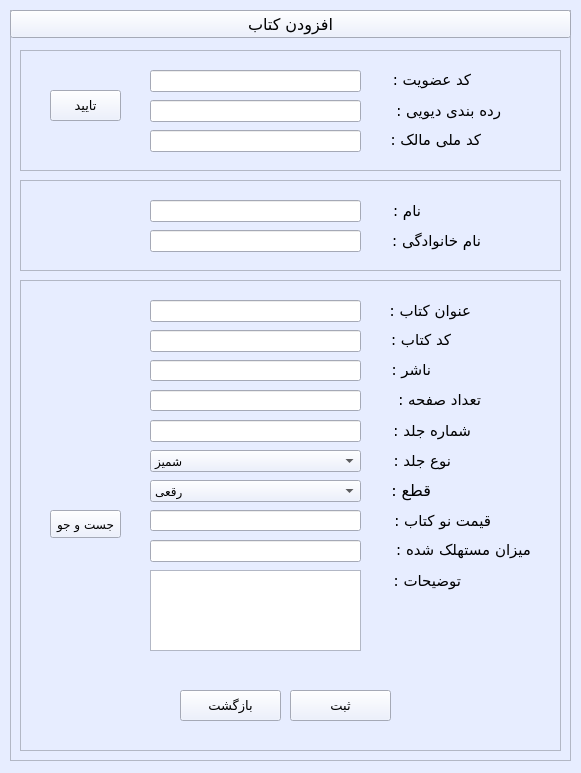
<?xml version="1.0" encoding="UTF-8"?>
<ui version="4.0">
 <class>add_book</class>
 <widget class="QWidget" name="add_book">
  <property name="geometry">
   <rect>
    <x>0</x>
    <y>0</y>
    <width>581</width>
    <height>773</height>
   </rect>
  </property>
  <property name="minimumSize">
   <size>
    <width>581</width>
    <height>773</height>
   </size>
  </property>
  <property name="maximumSize">
   <size>
    <width>581</width>
    <height>773</height>
   </size>
  </property>
  <property name="palette">
   <palette>
    <active>
     <colorrole role="WindowText">
      <brush brushstyle="SolidPattern">
       <color alpha="255">
        <red>0</red>
        <green>0</green>
        <blue>0</blue>
       </color>
      </brush>
     </colorrole>
     <colorrole role="Button">
      <brush brushstyle="SolidPattern">
       <color alpha="255">
        <red>231</red>
        <green>237</green>
        <blue>255</blue>
       </color>
      </brush>
     </colorrole>
     <colorrole role="Light">
      <brush brushstyle="SolidPattern">
       <color alpha="255">
        <red>255</red>
        <green>255</green>
        <blue>255</blue>
       </color>
      </brush>
     </colorrole>
     <colorrole role="Midlight">
      <brush brushstyle="SolidPattern">
       <color alpha="255">
        <red>243</red>
        <green>246</green>
        <blue>255</blue>
       </color>
      </brush>
     </colorrole>
     <colorrole role="Dark">
      <brush brushstyle="SolidPattern">
       <color alpha="255">
        <red>115</red>
        <green>118</green>
        <blue>127</blue>
       </color>
      </brush>
     </colorrole>
     <colorrole role="Mid">
      <brush brushstyle="SolidPattern">
       <color alpha="255">
        <red>154</red>
        <green>158</green>
        <blue>170</blue>
       </color>
      </brush>
     </colorrole>
     <colorrole role="Text">
      <brush brushstyle="SolidPattern">
       <color alpha="255">
        <red>0</red>
        <green>0</green>
        <blue>0</blue>
       </color>
      </brush>
     </colorrole>
     <colorrole role="BrightText">
      <brush brushstyle="SolidPattern">
       <color alpha="255">
        <red>255</red>
        <green>255</green>
        <blue>255</blue>
       </color>
      </brush>
     </colorrole>
     <colorrole role="ButtonText">
      <brush brushstyle="SolidPattern">
       <color alpha="255">
        <red>0</red>
        <green>0</green>
        <blue>0</blue>
       </color>
      </brush>
     </colorrole>
     <colorrole role="Base">
      <brush brushstyle="SolidPattern">
       <color alpha="255">
        <red>255</red>
        <green>255</green>
        <blue>255</blue>
       </color>
      </brush>
     </colorrole>
     <colorrole role="Window">
      <brush brushstyle="SolidPattern">
       <color alpha="255">
        <red>231</red>
        <green>237</green>
        <blue>255</blue>
       </color>
      </brush>
     </colorrole>
     <colorrole role="Shadow">
      <brush brushstyle="SolidPattern">
       <color alpha="255">
        <red>0</red>
        <green>0</green>
        <blue>0</blue>
       </color>
      </brush>
     </colorrole>
     <colorrole role="AlternateBase">
      <brush brushstyle="SolidPattern">
       <color alpha="255">
        <red>243</red>
        <green>246</green>
        <blue>255</blue>
       </color>
      </brush>
     </colorrole>
     <colorrole role="ToolTipBase">
      <brush brushstyle="SolidPattern">
       <color alpha="255">
        <red>255</red>
        <green>255</green>
        <blue>220</blue>
       </color>
      </brush>
     </colorrole>
     <colorrole role="ToolTipText">
      <brush brushstyle="SolidPattern">
       <color alpha="255">
        <red>0</red>
        <green>0</green>
        <blue>0</blue>
       </color>
      </brush>
     </colorrole>
    </active>
    <inactive>
     <colorrole role="WindowText">
      <brush brushstyle="SolidPattern">
       <color alpha="255">
        <red>0</red>
        <green>0</green>
        <blue>0</blue>
       </color>
      </brush>
     </colorrole>
     <colorrole role="Button">
      <brush brushstyle="SolidPattern">
       <color alpha="255">
        <red>231</red>
        <green>237</green>
        <blue>255</blue>
       </color>
      </brush>
     </colorrole>
     <colorrole role="Light">
      <brush brushstyle="SolidPattern">
       <color alpha="255">
        <red>255</red>
        <green>255</green>
        <blue>255</blue>
       </color>
      </brush>
     </colorrole>
     <colorrole role="Midlight">
      <brush brushstyle="SolidPattern">
       <color alpha="255">
        <red>243</red>
        <green>246</green>
        <blue>255</blue>
       </color>
      </brush>
     </colorrole>
     <colorrole role="Dark">
      <brush brushstyle="SolidPattern">
       <color alpha="255">
        <red>115</red>
        <green>118</green>
        <blue>127</blue>
       </color>
      </brush>
     </colorrole>
     <colorrole role="Mid">
      <brush brushstyle="SolidPattern">
       <color alpha="255">
        <red>154</red>
        <green>158</green>
        <blue>170</blue>
       </color>
      </brush>
     </colorrole>
     <colorrole role="Text">
      <brush brushstyle="SolidPattern">
       <color alpha="255">
        <red>0</red>
        <green>0</green>
        <blue>0</blue>
       </color>
      </brush>
     </colorrole>
     <colorrole role="BrightText">
      <brush brushstyle="SolidPattern">
       <color alpha="255">
        <red>255</red>
        <green>255</green>
        <blue>255</blue>
       </color>
      </brush>
     </colorrole>
     <colorrole role="ButtonText">
      <brush brushstyle="SolidPattern">
       <color alpha="255">
        <red>0</red>
        <green>0</green>
        <blue>0</blue>
       </color>
      </brush>
     </colorrole>
     <colorrole role="Base">
      <brush brushstyle="SolidPattern">
       <color alpha="255">
        <red>255</red>
        <green>255</green>
        <blue>255</blue>
       </color>
      </brush>
     </colorrole>
     <colorrole role="Window">
      <brush brushstyle="SolidPattern">
       <color alpha="255">
        <red>231</red>
        <green>237</green>
        <blue>255</blue>
       </color>
      </brush>
     </colorrole>
     <colorrole role="Shadow">
      <brush brushstyle="SolidPattern">
       <color alpha="255">
        <red>0</red>
        <green>0</green>
        <blue>0</blue>
       </color>
      </brush>
     </colorrole>
     <colorrole role="AlternateBase">
      <brush brushstyle="SolidPattern">
       <color alpha="255">
        <red>243</red>
        <green>246</green>
        <blue>255</blue>
       </color>
      </brush>
     </colorrole>
     <colorrole role="ToolTipBase">
      <brush brushstyle="SolidPattern">
       <color alpha="255">
        <red>255</red>
        <green>255</green>
        <blue>220</blue>
       </color>
      </brush>
     </colorrole>
     <colorrole role="ToolTipText">
      <brush brushstyle="SolidPattern">
       <color alpha="255">
        <red>0</red>
        <green>0</green>
        <blue>0</blue>
       </color>
      </brush>
     </colorrole>
    </inactive>
    <disabled>
     <colorrole role="WindowText">
      <brush brushstyle="SolidPattern">
       <color alpha="255">
        <red>115</red>
        <green>118</green>
        <blue>127</blue>
       </color>
      </brush>
     </colorrole>
     <colorrole role="Button">
      <brush brushstyle="SolidPattern">
       <color alpha="255">
        <red>231</red>
        <green>237</green>
        <blue>255</blue>
       </color>
      </brush>
     </colorrole>
     <colorrole role="Light">
      <brush brushstyle="SolidPattern">
       <color alpha="255">
        <red>255</red>
        <green>255</green>
        <blue>255</blue>
       </color>
      </brush>
     </colorrole>
     <colorrole role="Midlight">
      <brush brushstyle="SolidPattern">
       <color alpha="255">
        <red>243</red>
        <green>246</green>
        <blue>255</blue>
       </color>
      </brush>
     </colorrole>
     <colorrole role="Dark">
      <brush brushstyle="SolidPattern">
       <color alpha="255">
        <red>115</red>
        <green>118</green>
        <blue>127</blue>
       </color>
      </brush>
     </colorrole>
     <colorrole role="Mid">
      <brush brushstyle="SolidPattern">
       <color alpha="255">
        <red>154</red>
        <green>158</green>
        <blue>170</blue>
       </color>
      </brush>
     </colorrole>
     <colorrole role="Text">
      <brush brushstyle="SolidPattern">
       <color alpha="255">
        <red>115</red>
        <green>118</green>
        <blue>127</blue>
       </color>
      </brush>
     </colorrole>
     <colorrole role="BrightText">
      <brush brushstyle="SolidPattern">
       <color alpha="255">
        <red>255</red>
        <green>255</green>
        <blue>255</blue>
       </color>
      </brush>
     </colorrole>
     <colorrole role="ButtonText">
      <brush brushstyle="SolidPattern">
       <color alpha="255">
        <red>115</red>
        <green>118</green>
        <blue>127</blue>
       </color>
      </brush>
     </colorrole>
     <colorrole role="Base">
      <brush brushstyle="SolidPattern">
       <color alpha="255">
        <red>231</red>
        <green>237</green>
        <blue>255</blue>
       </color>
      </brush>
     </colorrole>
     <colorrole role="Window">
      <brush brushstyle="SolidPattern">
       <color alpha="255">
        <red>231</red>
        <green>237</green>
        <blue>255</blue>
       </color>
      </brush>
     </colorrole>
     <colorrole role="Shadow">
      <brush brushstyle="SolidPattern">
       <color alpha="255">
        <red>0</red>
        <green>0</green>
        <blue>0</blue>
       </color>
      </brush>
     </colorrole>
     <colorrole role="AlternateBase">
      <brush brushstyle="SolidPattern">
       <color alpha="255">
        <red>231</red>
        <green>237</green>
        <blue>255</blue>
       </color>
      </brush>
     </colorrole>
     <colorrole role="ToolTipBase">
      <brush brushstyle="SolidPattern">
       <color alpha="255">
        <red>255</red>
        <green>255</green>
        <blue>220</blue>
       </color>
      </brush>
     </colorrole>
     <colorrole role="ToolTipText">
      <brush brushstyle="SolidPattern">
       <color alpha="255">
        <red>0</red>
        <green>0</green>
        <blue>0</blue>
       </color>
      </brush>
     </colorrole>
    </disabled>
   </palette>
  </property>
  <property name="windowTitle">
   <string>افرودن کتاب</string>
  </property>
  <widget class="QFrame" name="main_frame">
   <property name="geometry">
    <rect>
     <x>10</x>
     <y>10</y>
     <width>561</width>
     <height>751</height>
    </rect>
   </property>
   <property name="palette">
    <palette>
     <active>
      <colorrole role="WindowText">
       <brush brushstyle="SolidPattern">
        <color alpha="255">
         <red>0</red>
         <green>0</green>
         <blue>0</blue>
        </color>
       </brush>
      </colorrole>
      <colorrole role="Button">
       <brush brushstyle="SolidPattern">
        <color alpha="255">
         <red>231</red>
         <green>237</green>
         <blue>255</blue>
        </color>
       </brush>
      </colorrole>
      <colorrole role="Light">
       <brush brushstyle="SolidPattern">
        <color alpha="255">
         <red>255</red>
         <green>255</green>
         <blue>255</blue>
        </color>
       </brush>
      </colorrole>
      <colorrole role="Midlight">
       <brush brushstyle="SolidPattern">
        <color alpha="255">
         <red>243</red>
         <green>246</green>
         <blue>255</blue>
        </color>
       </brush>
      </colorrole>
      <colorrole role="Dark">
       <brush brushstyle="SolidPattern">
        <color alpha="255">
         <red>115</red>
         <green>118</green>
         <blue>127</blue>
        </color>
       </brush>
      </colorrole>
      <colorrole role="Mid">
       <brush brushstyle="SolidPattern">
        <color alpha="255">
         <red>154</red>
         <green>158</green>
         <blue>170</blue>
        </color>
       </brush>
      </colorrole>
      <colorrole role="Text">
       <brush brushstyle="SolidPattern">
        <color alpha="255">
         <red>0</red>
         <green>0</green>
         <blue>0</blue>
        </color>
       </brush>
      </colorrole>
      <colorrole role="BrightText">
       <brush brushstyle="SolidPattern">
        <color alpha="255">
         <red>255</red>
         <green>255</green>
         <blue>255</blue>
        </color>
       </brush>
      </colorrole>
      <colorrole role="ButtonText">
       <brush brushstyle="SolidPattern">
        <color alpha="255">
         <red>0</red>
         <green>0</green>
         <blue>0</blue>
        </color>
       </brush>
      </colorrole>
      <colorrole role="Base">
       <brush brushstyle="SolidPattern">
        <color alpha="255">
         <red>255</red>
         <green>255</green>
         <blue>255</blue>
        </color>
       </brush>
      </colorrole>
      <colorrole role="Window">
       <brush brushstyle="SolidPattern">
        <color alpha="255">
         <red>231</red>
         <green>237</green>
         <blue>255</blue>
        </color>
       </brush>
      </colorrole>
      <colorrole role="Shadow">
       <brush brushstyle="SolidPattern">
        <color alpha="255">
         <red>0</red>
         <green>0</green>
         <blue>0</blue>
        </color>
       </brush>
      </colorrole>
      <colorrole role="AlternateBase">
       <brush brushstyle="SolidPattern">
        <color alpha="255">
         <red>243</red>
         <green>246</green>
         <blue>255</blue>
        </color>
       </brush>
      </colorrole>
      <colorrole role="ToolTipBase">
       <brush brushstyle="SolidPattern">
        <color alpha="255">
         <red>255</red>
         <green>255</green>
         <blue>220</blue>
        </color>
       </brush>
      </colorrole>
      <colorrole role="ToolTipText">
       <brush brushstyle="SolidPattern">
        <color alpha="255">
         <red>0</red>
         <green>0</green>
         <blue>0</blue>
        </color>
       </brush>
      </colorrole>
     </active>
     <inactive>
      <colorrole role="WindowText">
       <brush brushstyle="SolidPattern">
        <color alpha="255">
         <red>0</red>
         <green>0</green>
         <blue>0</blue>
        </color>
       </brush>
      </colorrole>
      <colorrole role="Button">
       <brush brushstyle="SolidPattern">
        <color alpha="255">
         <red>231</red>
         <green>237</green>
         <blue>255</blue>
        </color>
       </brush>
      </colorrole>
      <colorrole role="Light">
       <brush brushstyle="SolidPattern">
        <color alpha="255">
         <red>255</red>
         <green>255</green>
         <blue>255</blue>
        </color>
       </brush>
      </colorrole>
      <colorrole role="Midlight">
       <brush brushstyle="SolidPattern">
        <color alpha="255">
         <red>243</red>
         <green>246</green>
         <blue>255</blue>
        </color>
       </brush>
      </colorrole>
      <colorrole role="Dark">
       <brush brushstyle="SolidPattern">
        <color alpha="255">
         <red>115</red>
         <green>118</green>
         <blue>127</blue>
        </color>
       </brush>
      </colorrole>
      <colorrole role="Mid">
       <brush brushstyle="SolidPattern">
        <color alpha="255">
         <red>154</red>
         <green>158</green>
         <blue>170</blue>
        </color>
       </brush>
      </colorrole>
      <colorrole role="Text">
       <brush brushstyle="SolidPattern">
        <color alpha="255">
         <red>0</red>
         <green>0</green>
         <blue>0</blue>
        </color>
       </brush>
      </colorrole>
      <colorrole role="BrightText">
       <brush brushstyle="SolidPattern">
        <color alpha="255">
         <red>255</red>
         <green>255</green>
         <blue>255</blue>
        </color>
       </brush>
      </colorrole>
      <colorrole role="ButtonText">
       <brush brushstyle="SolidPattern">
        <color alpha="255">
         <red>0</red>
         <green>0</green>
         <blue>0</blue>
        </color>
       </brush>
      </colorrole>
      <colorrole role="Base">
       <brush brushstyle="SolidPattern">
        <color alpha="255">
         <red>255</red>
         <green>255</green>
         <blue>255</blue>
        </color>
       </brush>
      </colorrole>
      <colorrole role="Window">
       <brush brushstyle="SolidPattern">
        <color alpha="255">
         <red>231</red>
         <green>237</green>
         <blue>255</blue>
        </color>
       </brush>
      </colorrole>
      <colorrole role="Shadow">
       <brush brushstyle="SolidPattern">
        <color alpha="255">
         <red>0</red>
         <green>0</green>
         <blue>0</blue>
        </color>
       </brush>
      </colorrole>
      <colorrole role="AlternateBase">
       <brush brushstyle="SolidPattern">
        <color alpha="255">
         <red>243</red>
         <green>246</green>
         <blue>255</blue>
        </color>
       </brush>
      </colorrole>
      <colorrole role="ToolTipBase">
       <brush brushstyle="SolidPattern">
        <color alpha="255">
         <red>255</red>
         <green>255</green>
         <blue>220</blue>
        </color>
       </brush>
      </colorrole>
      <colorrole role="ToolTipText">
       <brush brushstyle="SolidPattern">
        <color alpha="255">
         <red>0</red>
         <green>0</green>
         <blue>0</blue>
        </color>
       </brush>
      </colorrole>
     </inactive>
     <disabled>
      <colorrole role="WindowText">
       <brush brushstyle="SolidPattern">
        <color alpha="255">
         <red>115</red>
         <green>118</green>
         <blue>127</blue>
        </color>
       </brush>
      </colorrole>
      <colorrole role="Button">
       <brush brushstyle="SolidPattern">
        <color alpha="255">
         <red>231</red>
         <green>237</green>
         <blue>255</blue>
        </color>
       </brush>
      </colorrole>
      <colorrole role="Light">
       <brush brushstyle="SolidPattern">
        <color alpha="255">
         <red>255</red>
         <green>255</green>
         <blue>255</blue>
        </color>
       </brush>
      </colorrole>
      <colorrole role="Midlight">
       <brush brushstyle="SolidPattern">
        <color alpha="255">
         <red>243</red>
         <green>246</green>
         <blue>255</blue>
        </color>
       </brush>
      </colorrole>
      <colorrole role="Dark">
       <brush brushstyle="SolidPattern">
        <color alpha="255">
         <red>115</red>
         <green>118</green>
         <blue>127</blue>
        </color>
       </brush>
      </colorrole>
      <colorrole role="Mid">
       <brush brushstyle="SolidPattern">
        <color alpha="255">
         <red>154</red>
         <green>158</green>
         <blue>170</blue>
        </color>
       </brush>
      </colorrole>
      <colorrole role="Text">
       <brush brushstyle="SolidPattern">
        <color alpha="255">
         <red>115</red>
         <green>118</green>
         <blue>127</blue>
        </color>
       </brush>
      </colorrole>
      <colorrole role="BrightText">
       <brush brushstyle="SolidPattern">
        <color alpha="255">
         <red>255</red>
         <green>255</green>
         <blue>255</blue>
        </color>
       </brush>
      </colorrole>
      <colorrole role="ButtonText">
       <brush brushstyle="SolidPattern">
        <color alpha="255">
         <red>115</red>
         <green>118</green>
         <blue>127</blue>
        </color>
       </brush>
      </colorrole>
      <colorrole role="Base">
       <brush brushstyle="SolidPattern">
        <color alpha="255">
         <red>231</red>
         <green>237</green>
         <blue>255</blue>
        </color>
       </brush>
      </colorrole>
      <colorrole role="Window">
       <brush brushstyle="SolidPattern">
        <color alpha="255">
         <red>231</red>
         <green>237</green>
         <blue>255</blue>
        </color>
       </brush>
      </colorrole>
      <colorrole role="Shadow">
       <brush brushstyle="SolidPattern">
        <color alpha="255">
         <red>0</red>
         <green>0</green>
         <blue>0</blue>
        </color>
       </brush>
      </colorrole>
      <colorrole role="AlternateBase">
       <brush brushstyle="SolidPattern">
        <color alpha="255">
         <red>231</red>
         <green>237</green>
         <blue>255</blue>
        </color>
       </brush>
      </colorrole>
      <colorrole role="ToolTipBase">
       <brush brushstyle="SolidPattern">
        <color alpha="255">
         <red>255</red>
         <green>255</green>
         <blue>220</blue>
        </color>
       </brush>
      </colorrole>
      <colorrole role="ToolTipText">
       <brush brushstyle="SolidPattern">
        <color alpha="255">
         <red>0</red>
         <green>0</green>
         <blue>0</blue>
        </color>
       </brush>
      </colorrole>
     </disabled>
    </palette>
   </property>
   <property name="frameShape">
    <enum>QFrame::StyledPanel</enum>
   </property>
   <property name="frameShadow">
    <enum>QFrame::Sunken</enum>
   </property>
   <widget class="QPushButton" name="addbook_btn">
    <property name="geometry">
     <rect>
      <x>0</x>
      <y>0</y>
      <width>561</width>
      <height>28</height>
     </rect>
    </property>
    <property name="font">
     <font>
      <family>2  Yekan</family>
      <pointsize>12</pointsize>
     </font>
    </property>
    <property name="text">
     <string>افزودن کتاب</string>
    </property>
   </widget>
   <widget class="QFrame" name="search_frame">
    <property name="geometry">
     <rect>
      <x>10</x>
      <y>40</y>
      <width>541</width>
      <height>121</height>
     </rect>
    </property>
    <property name="frameShape">
     <enum>QFrame::StyledPanel</enum>
    </property>
    <property name="frameShadow">
     <enum>QFrame::Sunken</enum>
    </property>
    <widget class="QLineEdit" name="ucode_entry">
     <property name="geometry">
      <rect>
       <x>130</x>
       <y>20</y>
       <width>211</width>
       <height>22</height>
      </rect>
     </property>
    </widget>
    <widget class="QLabel" name="ucode_lbl">
     <property name="geometry">
      <rect>
       <x>350</x>
       <y>20</y>
       <width>101</width>
       <height>20</height>
      </rect>
     </property>
     <property name="font">
      <font>
       <family>2  Yekan</family>
       <pointsize>11</pointsize>
      </font>
     </property>
     <property name="text">
      <string>کد عضویت :</string>
     </property>
    </widget>
    <widget class="QLabel" name="dcode_lbl">
     <property name="geometry">
      <rect>
       <x>360</x>
       <y>50</y>
       <width>121</width>
       <height>21</height>
      </rect>
     </property>
     <property name="font">
      <font>
       <family>2  Yekan</family>
       <pointsize>11</pointsize>
      </font>
     </property>
     <property name="text">
      <string>رده بندی دیویی :</string>
     </property>
    </widget>
    <widget class="QLineEdit" name="dcode_entry">
     <property name="geometry">
      <rect>
       <x>130</x>
       <y>50</y>
       <width>211</width>
       <height>22</height>
      </rect>
     </property>
    </widget>
    <widget class="QPushButton" name="confirm_btn">
     <property name="geometry">
      <rect>
       <x>30</x>
       <y>40</y>
       <width>71</width>
       <height>31</height>
      </rect>
     </property>
     <property name="font">
      <font>
       <family>2  Yekan</family>
       <pointsize>10</pointsize>
      </font>
     </property>
     <property name="text">
      <string>تایید</string>
     </property>
    </widget>
    <widget class="QLineEdit" name="mellicode_entry">
     <property name="geometry">
      <rect>
       <x>130</x>
       <y>80</y>
       <width>211</width>
       <height>22</height>
      </rect>
     </property>
    </widget>
    <widget class="QLabel" name="mellicode_lbl">
     <property name="geometry">
      <rect>
       <x>370</x>
       <y>80</y>
       <width>91</width>
       <height>20</height>
      </rect>
     </property>
     <property name="font">
      <font>
       <family>2  Yekan</family>
       <pointsize>11</pointsize>
      </font>
     </property>
     <property name="text">
      <string>کد ملی مالک :</string>
     </property>
    </widget>
   </widget>
   <widget class="QFrame" name="bookinfo_frame">
    <property name="geometry">
     <rect>
      <x>10</x>
      <y>270</y>
      <width>541</width>
      <height>471</height>
     </rect>
    </property>
    <property name="frameShape">
     <enum>QFrame::StyledPanel</enum>
    </property>
    <property name="frameShadow">
     <enum>QFrame::Sunken</enum>
    </property>
    <widget class="QLineEdit" name="title_entry">
     <property name="geometry">
      <rect>
       <x>130</x>
       <y>20</y>
       <width>211</width>
       <height>22</height>
      </rect>
     </property>
    </widget>
    <widget class="QLineEdit" name="bcode_entry">
     <property name="geometry">
      <rect>
       <x>130</x>
       <y>50</y>
       <width>211</width>
       <height>22</height>
      </rect>
     </property>
     <property name="text">
      <string/>
     </property>
    </widget>
    <widget class="QComboBox" name="covertype_comboBox">
     <property name="geometry">
      <rect>
       <x>130</x>
       <y>170</y>
       <width>211</width>
       <height>22</height>
      </rect>
     </property>
     <item>
      <property name="text">
       <string>شمیز</string>
      </property>
     </item>
     <item>
      <property name="text">
       <string>سخت</string>
      </property>
     </item>
     <item>
      <property name="text">
       <string>روکش دار</string>
      </property>
     </item>
    </widget>
    <widget class="QLineEdit" name="publisher_entry">
     <property name="geometry">
      <rect>
       <x>130</x>
       <y>80</y>
       <width>211</width>
       <height>21</height>
      </rect>
     </property>
    </widget>
    <widget class="QLabel" name="bcode_lbl">
     <property name="geometry">
      <rect>
       <x>370</x>
       <y>50</y>
       <width>61</width>
       <height>20</height>
      </rect>
     </property>
     <property name="font">
      <font>
       <family>2  Yekan</family>
       <pointsize>11</pointsize>
      </font>
     </property>
     <property name="text">
      <string>کد کتاب :</string>
     </property>
    </widget>
    <widget class="QLabel" name="title_lbl">
     <property name="geometry">
      <rect>
       <x>360</x>
       <y>20</y>
       <width>91</width>
       <height>21</height>
      </rect>
     </property>
     <property name="font">
      <font>
       <family>2  Yekan</family>
       <pointsize>11</pointsize>
      </font>
     </property>
     <property name="text">
      <string>عنوان کتاب :</string>
     </property>
    </widget>
    <widget class="QLabel" name="publisher_lbl">
     <property name="geometry">
      <rect>
       <x>370</x>
       <y>80</y>
       <width>41</width>
       <height>20</height>
      </rect>
     </property>
     <property name="font">
      <font>
       <family>2  Yekan</family>
       <pointsize>11</pointsize>
      </font>
     </property>
     <property name="text">
      <string>ناشر :</string>
     </property>
    </widget>
    <widget class="QLabel" name="pagenumber_lbl">
     <property name="geometry">
      <rect>
       <x>370</x>
       <y>110</y>
       <width>91</width>
       <height>20</height>
      </rect>
     </property>
     <property name="font">
      <font>
       <family>2  Yekan</family>
       <pointsize>11</pointsize>
      </font>
     </property>
     <property name="text">
      <string>تعداد صفحه :</string>
     </property>
    </widget>
    <widget class="QLineEdit" name="pagenumber_entry">
     <property name="geometry">
      <rect>
       <x>130</x>
       <y>110</y>
       <width>211</width>
       <height>21</height>
      </rect>
     </property>
    </widget>
    <widget class="QLabel" name="covertype_lbl">
     <property name="geometry">
      <rect>
       <x>370</x>
       <y>160</y>
       <width>61</width>
       <height>41</height>
      </rect>
     </property>
     <property name="font">
      <font>
       <family>2  Yekan</family>
       <pointsize>11</pointsize>
      </font>
     </property>
     <property name="text">
      <string>نوع جلد :</string>
     </property>
    </widget>
    <widget class="QLabel" name="vnumber_lbl">
     <property name="geometry">
      <rect>
       <x>370</x>
       <y>130</y>
       <width>81</width>
       <height>41</height>
      </rect>
     </property>
     <property name="font">
      <font>
       <family>2  Yekan</family>
       <pointsize>11</pointsize>
      </font>
     </property>
     <property name="text">
      <string>شماره جلد :</string>
     </property>
    </widget>
    <widget class="QLineEdit" name="vnumber_entry">
     <property name="geometry">
      <rect>
       <x>130</x>
       <y>140</y>
       <width>211</width>
       <height>22</height>
      </rect>
     </property>
     <property name="text">
      <string/>
     </property>
    </widget>
    <widget class="QLabel" name="size_lbl">
     <property name="geometry">
      <rect>
       <x>370</x>
       <y>190</y>
       <width>41</width>
       <height>41</height>
      </rect>
     </property>
     <property name="font">
      <font>
       <family>2  Yekan</family>
       <pointsize>12</pointsize>
      </font>
     </property>
     <property name="text">
      <string>قطع :</string>
     </property>
    </widget>
    <widget class="QComboBox" name="size_combobox">
     <property name="geometry">
      <rect>
       <x>130</x>
       <y>200</y>
       <width>211</width>
       <height>22</height>
      </rect>
     </property>
     <item>
      <property name="text">
       <string>رقعی</string>
      </property>
     </item>
     <item>
      <property name="text">
       <string>وزیری</string>
      </property>
     </item>
     <item>
      <property name="text">
       <string>پالتویی</string>
      </property>
     </item>
     <item>
      <property name="text">
       <string>نیم وزیری</string>
      </property>
     </item>
     <item>
      <property name="text">
       <string>دیگر</string>
      </property>
     </item>
    </widget>
    <widget class="QLineEdit" name="price_entry">
     <property name="geometry">
      <rect>
       <x>130</x>
       <y>230</y>
       <width>211</width>
       <height>21</height>
      </rect>
     </property>
    </widget>
    <widget class="QLabel" name="price_lbl">
     <property name="geometry">
      <rect>
       <x>370</x>
       <y>230</y>
       <width>101</width>
       <height>21</height>
      </rect>
     </property>
     <property name="font">
      <font>
       <family>2  Yekan</family>
       <pointsize>11</pointsize>
      </font>
     </property>
     <property name="text">
      <string>قیمت نو کتاب :</string>
     </property>
    </widget>
    <widget class="QLabel" name="depreciation_rate_lbl">
     <property name="geometry">
      <rect>
       <x>370</x>
       <y>260</y>
       <width>141</width>
       <height>20</height>
      </rect>
     </property>
     <property name="font">
      <font>
       <family>2  Yekan</family>
       <pointsize>11</pointsize>
      </font>
     </property>
     <property name="text">
      <string>میزان مستهلک شده :</string>
     </property>
    </widget>
    <widget class="QLineEdit" name="depreciation_rate_entry">
     <property name="geometry">
      <rect>
       <x>130</x>
       <y>260</y>
       <width>211</width>
       <height>22</height>
      </rect>
     </property>
    </widget>
    <widget class="QPushButton" name="save_btn">
     <property name="geometry">
      <rect>
       <x>270</x>
       <y>410</y>
       <width>101</width>
       <height>31</height>
      </rect>
     </property>
     <property name="font">
      <font>
       <family>2  Yekan</family>
       <pointsize>10</pointsize>
      </font>
     </property>
     <property name="text">
      <string>ثبت</string>
     </property>
    </widget>
    <widget class="QPushButton" name="return_btn">
     <property name="geometry">
      <rect>
       <x>160</x>
       <y>410</y>
       <width>101</width>
       <height>31</height>
      </rect>
     </property>
     <property name="font">
      <font>
       <family>2  Yekan</family>
       <pointsize>10</pointsize>
      </font>
     </property>
     <property name="text">
      <string>بازگشت</string>
     </property>
    </widget>
    <widget class="QPushButton" name="search_btn">
     <property name="geometry">
      <rect>
       <x>30</x>
       <y>230</y>
       <width>71</width>
       <height>28</height>
      </rect>
     </property>
     <property name="font">
      <font>
       <family>2  Yekan</family>
       <pointsize>9</pointsize>
      </font>
     </property>
     <property name="text">
      <string>جست و جو</string>
     </property>
    </widget>
    <widget class="QLabel" name="bookexplain_lbl">
     <property name="geometry">
      <rect>
       <x>370</x>
       <y>280</y>
       <width>71</width>
       <height>41</height>
      </rect>
     </property>
     <property name="font">
      <font>
       <family>2  Yekan</family>
       <pointsize>11</pointsize>
      </font>
     </property>
     <property name="text">
      <string>توضیحات :</string>
     </property>
    </widget>
    <widget class="QTextEdit" name="bookexplain_textEdit">
     <property name="geometry">
      <rect>
       <x>130</x>
       <y>290</y>
       <width>211</width>
       <height>81</height>
      </rect>
     </property>
    </widget>
   </widget>
   <widget class="QFrame" name="ownerinfo_frame">
    <property name="geometry">
     <rect>
      <x>10</x>
      <y>170</y>
      <width>541</width>
      <height>91</height>
     </rect>
    </property>
    <property name="frameShape">
     <enum>QFrame::StyledPanel</enum>
    </property>
    <property name="frameShadow">
     <enum>QFrame::Sunken</enum>
    </property>
    <widget class="QLineEdit" name="name_entry">
     <property name="geometry">
      <rect>
       <x>130</x>
       <y>20</y>
       <width>211</width>
       <height>22</height>
      </rect>
     </property>
    </widget>
    <widget class="QLineEdit" name="family_entry">
     <property name="geometry">
      <rect>
       <x>130</x>
       <y>50</y>
       <width>211</width>
       <height>22</height>
      </rect>
     </property>
    </widget>
    <widget class="QLabel" name="name_lbl">
     <property name="geometry">
      <rect>
       <x>360</x>
       <y>20</y>
       <width>41</width>
       <height>21</height>
      </rect>
     </property>
     <property name="font">
      <font>
       <family>2  Yekan</family>
       <pointsize>11</pointsize>
      </font>
     </property>
     <property name="text">
      <string>نام :</string>
     </property>
    </widget>
    <widget class="QLabel" name="family_lbl">
     <property name="geometry">
      <rect>
       <x>360</x>
       <y>50</y>
       <width>101</width>
       <height>21</height>
      </rect>
     </property>
     <property name="font">
      <font>
       <family>2  Yekan</family>
       <pointsize>11</pointsize>
      </font>
     </property>
     <property name="text">
      <string>نام خانوادگی :</string>
     </property>
    </widget>
   </widget>
  </widget>
 </widget>
 <resources/>
 <connections/>
</ui>
